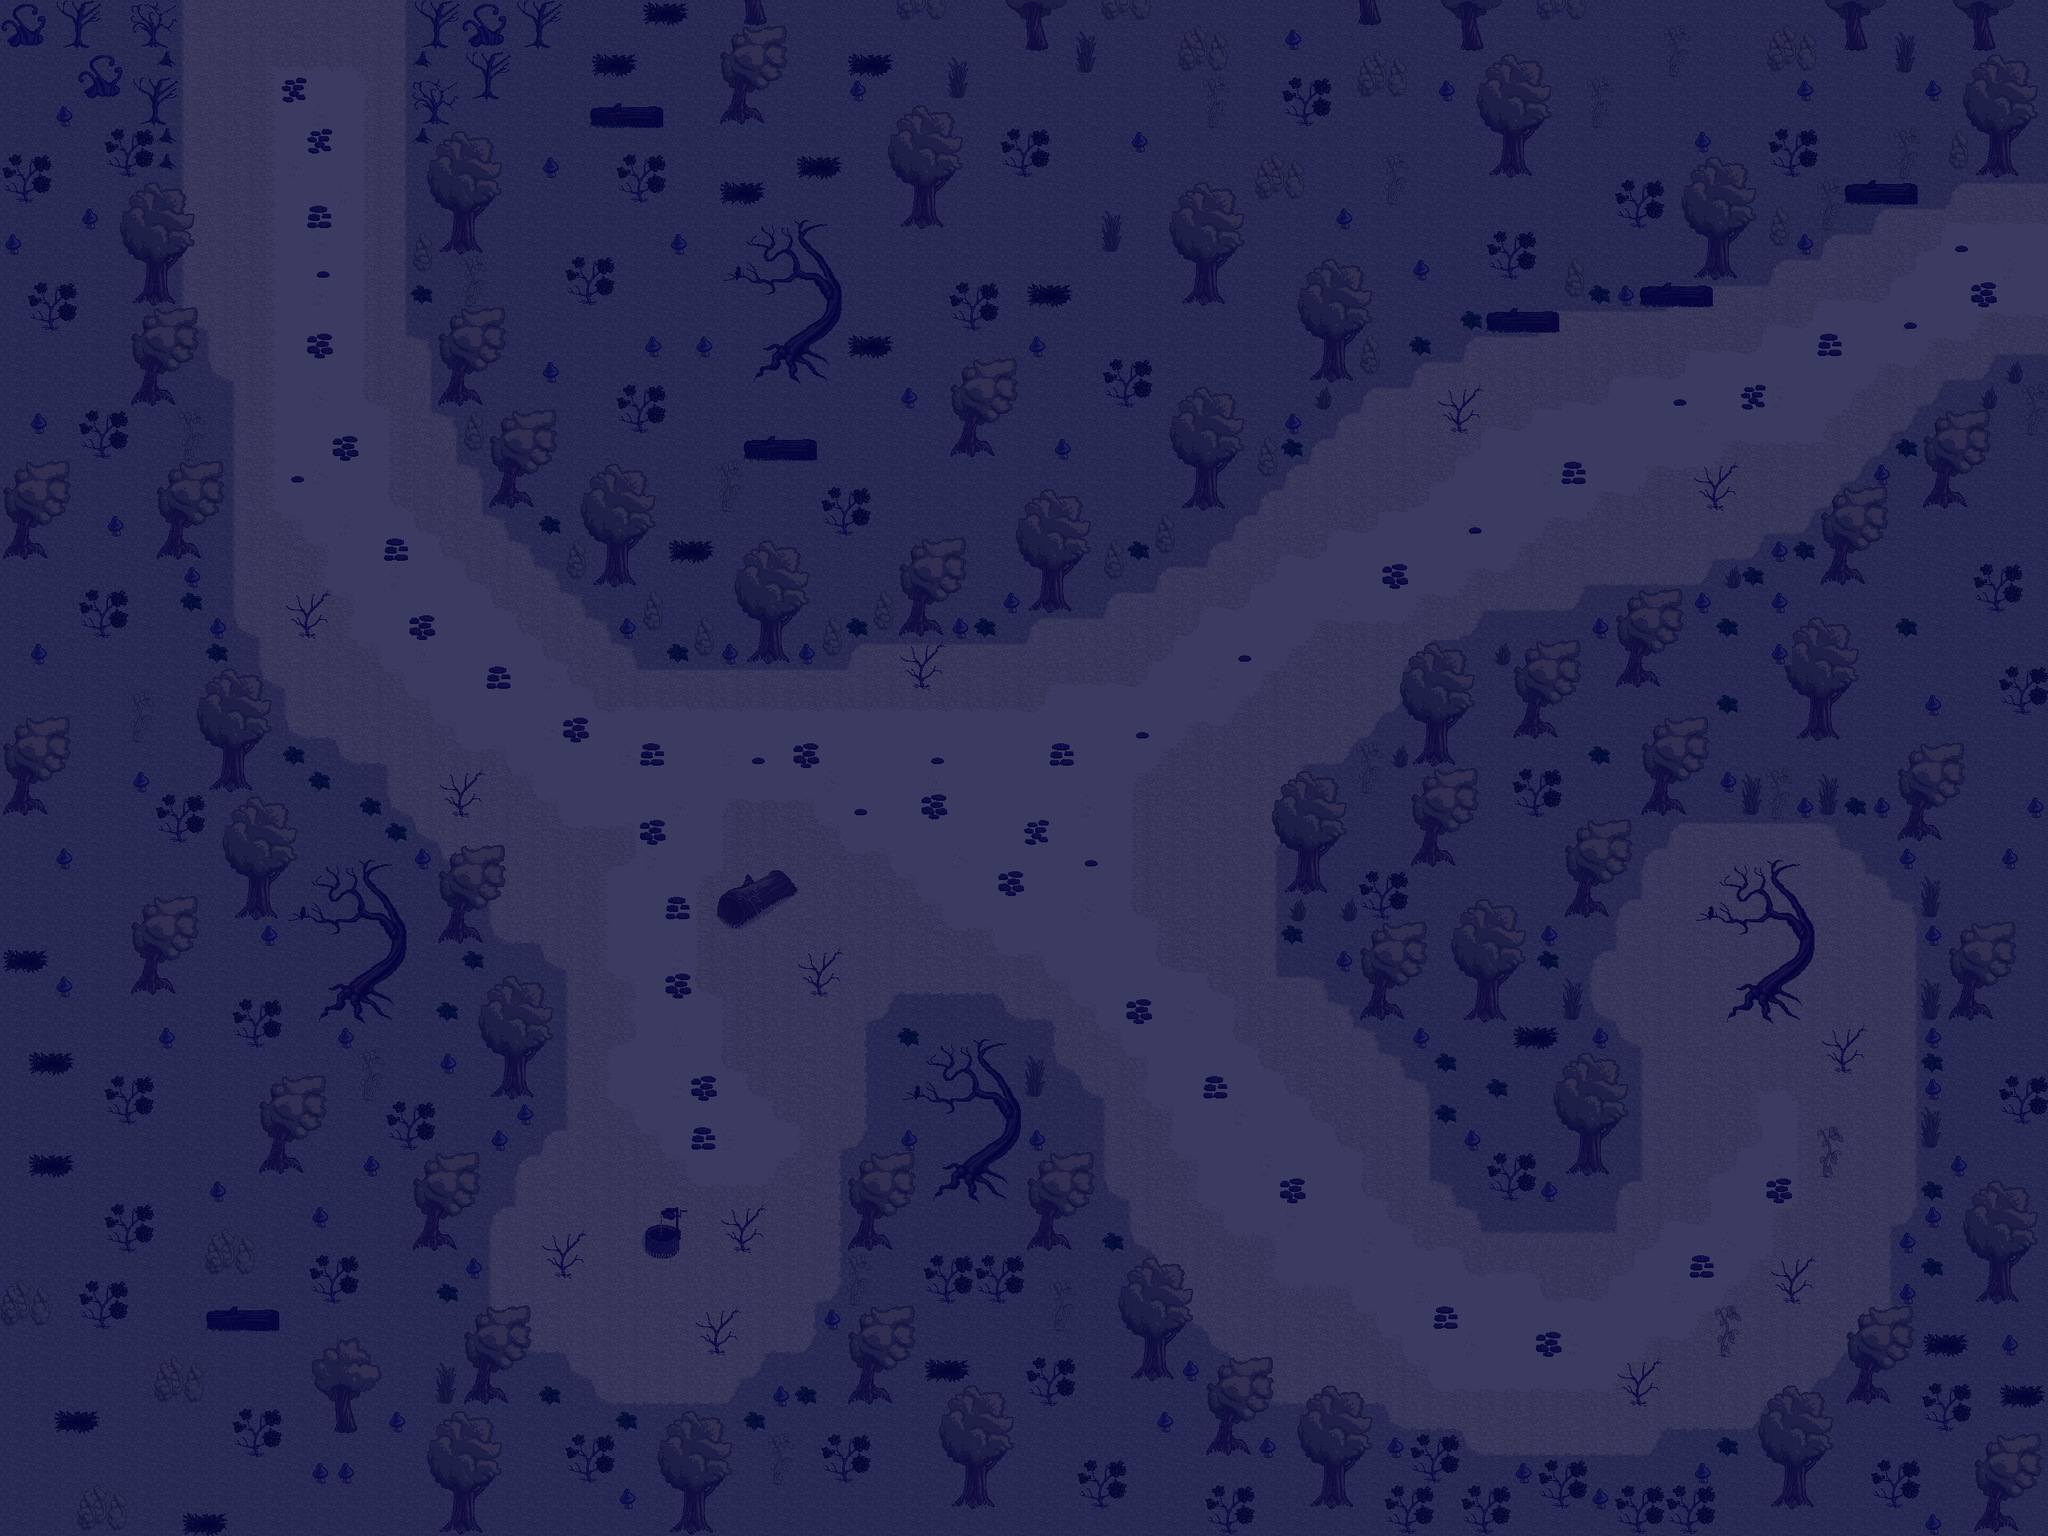

A level layout from a 2D game, rendered from its tile map. Below: a short description, then the map file with tile-grid data replaced by summaries:
An orthogonal 80x60 tile map with 32x32 px tiles, 7 tile layers (Wiese dunkel, Wiese hell, Weg, Steine, ...), 8 tilesets and 4 objects (spsee, sphawe, exsee, exhawe).

<map version="1.0" orientation="orthogonal" renderorder="right-down" width="80" height="60" tilewidth="32" tileheight="32" nextobjectid="8">
 <tileset firstgid="1" name="225835_hyptosis_tile-art-batch-1" tilewidth="32" tileheight="32" tilecount="900" columns="30">
  <image source="../Downloads/hyptosis tiles/225835_hyptosis_tile-art-batch-1.png" width="960" height="960" />
 </tileset>
 <tileset firstgid="901" name="225836_hyptosis_til-art-batch-2" tilewidth="32" tileheight="32" tilecount="900" columns="30">
  <image source="../Downloads/hyptosis tiles/225836_hyptosis_til-art-batch-2.png" width="960" height="960" />
 </tileset>
 <tileset firstgid="1801" name="225837_hyptosis_tile-art-batch-3" tilewidth="32" tileheight="32" tilecount="900" columns="30">
  <image source="../Downloads/hyptosis tiles/225837_hyptosis_tile-art-batch-3.png" width="960" height="960" />
 </tileset>
 <tileset firstgid="2701" name="town" tilewidth="32" tileheight="32" tilecount="256" columns="16">
  <image source="../Downloads/hyptosis tiles/town.png" width="512" height="512" />
 </tileset>
 <tileset firstgid="2957" name="trees" tilewidth="32" tileheight="32" tilecount="256" columns="16">
  <image source="../Downloads/hyptosis tiles/trees.png" width="512" height="512" />
 </tileset>
 <tileset firstgid="3213" name="trees_plants" tilewidth="32" tileheight="32" tilecount="256" columns="16">
  <image source="../Downloads/hyptosis tiles/trees_plants.png" width="512" height="512" />
 </tileset>
 <tileset firstgid="3469" name="trees_plants_rocks" tilewidth="32" tileheight="32" tilecount="256" columns="16">
  <image source="../Downloads/hyptosis tiles/trees_plants_rocks.png" width="512" height="512" />
 </tileset>
 <tileset firstgid="3725" name="Nachtfilter" tilewidth="32" tileheight="32" tilecount="4" columns="2">
  <image source="../Downloads/hyptosis tiles/Nachtfilter.png" width="64" height="64" />
 </tileset>
 <layer name="Wiese dunkel" width="80" height="60">
  <data>[4800 cells, 4800 non-empty, 1 distinct tile ids]</data>
 </layer>
 <layer name="Wiese hell" width="80" height="60">
  <data>[4800 cells, 1787 non-empty, 13 distinct tile ids]</data>
 </layer>
 <layer name="Weg" width="80" height="60">
  <data>[4800 cells, 794 non-empty, 15 distinct tile ids]</data>
 </layer>
 <layer name="Steine" width="80" height="60">
  <data>[4800 cells, 44 non-empty, 4 distinct tile ids]</data>
 </layer>
 <layer name="Collision" width="80" height="60">
  <data>[4800 cells, 1518 non-empty, 120 distinct tile ids]</data>
 </layer>
 <objectgroup name="Spawnpoints">
  <object id="1" name="spsee" x="368" y="32" width="32" height="32" />
  <object id="3" name="sphawe" x="2504" y="320" width="32" height="32" />
 </objectgroup>
 <objectgroup name="Exitpoints">
  <object id="4" name="exsee" x="232" y="-16" width="272.727" height="30.303" />
  <object id="7" name="exhawe" x="2544" y="232" width="39.3939" height="206.061" />
 </objectgroup>
 <layer name="Nacht" width="80" height="60">
  <data>[4800 cells, 4800 non-empty, 1 distinct tile ids]</data>
 </layer>
 <layer name="Battle" width="80" height="60">
  <data>[4800 cells, 1150 non-empty, 1 distinct tile ids]</data>
 </layer>
</map>
